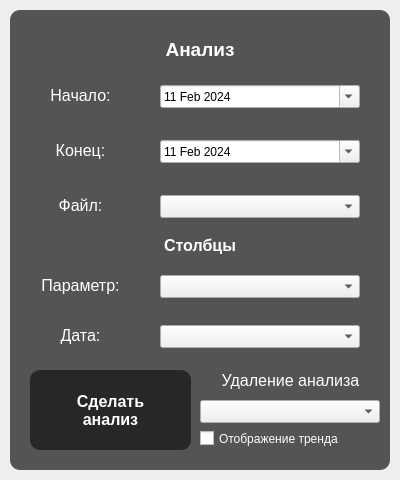
      <widget class="QWidget" name="review">
       <attribute name="title">
        <string>Анализ</string>
       </attribute>
       <layout class="QHBoxLayout" name="horizontalLayout_2">
        <property name="leftMargin">
         <number>0</number>
        </property>
        <property name="topMargin">
         <number>0</number>
        </property>
        <property name="rightMargin">
         <number>0</number>
        </property>
        <property name="bottomMargin">
         <number>0</number>
        </property>
        <item>
         <layout class="QHBoxLayout" name="rev">
          <item>
           <layout class="QHBoxLayout" name="rev_graph">
            <item>
             <widget class="QStackedWidget" name="background_5">
              <property name="autoFillBackground">
               <bool>false</bool>
              </property>
              <property name="styleSheet">
               <string notr="true">QStackedWidget{background-image: url('C:/Users/sasak/PycharmProjects/10_class_predprof/weather-photos/background/cloudy.png'); background-repeat: no-repeat; background-position: bottom; border-radius: 10%; background-width:700}</string>
              </property>
              <widget class="QWidget" name="stackedWidgetPage1_5">
               <layout class="QGridLayout" name="gridLayout_6" rowstretch="0" columnstretch="0">
                <property name="sizeConstraint">
                 <enum>QLayout::SetDefaultConstraint</enum>
                </property>
                <property name="leftMargin">
                 <number>0</number>
                </property>
                <property name="topMargin">
                 <number>0</number>
                </property>
                <property name="rightMargin">
                 <number>0</number>
                </property>
                <property name="bottomMargin">
                 <number>0</number>
                </property>
                <property name="spacing">
                 <number>0</number>
                </property>
                <item row="0" column="0">
                 <widget class="QGroupBox" name="groupBox_7">
                  <property name="minimumSize">
                   <size>
                    <width>400</width>
                    <height>480</height>
                   </size>
                  </property>
                  <property name="maximumSize">
                   <size>
                    <width>400</width>
                    <height>480</height>
                   </size>
                  </property>
                  <property name="font">
                   <font>
                    <kerning>true</kerning>
                   </font>
                  </property>
                  <property name="autoFillBackground">
                   <bool>false</bool>
                  </property>
                  <property name="styleSheet">
                   <string notr="true">QGroupBox{border:r}</string>
                  </property>
                  <property name="title">
                   <string/>
                  </property>
                  <widget class="QListWidget" name="listWidget_5">
                   <property name="geometry">
                    <rect>
                     <x>10</x>
                     <y>10</y>
                     <width>380</width>
                     <height>460</height>
                    </rect>
                   </property>
                   <property name="minimumSize">
                    <size>
                     <width>380</width>
                     <height>460</height>
                    </size>
                   </property>
                   <property name="maximumSize">
                    <size>
                     <width>380</width>
                     <height>460</height>
                    </size>
                   </property>
                   <property name="styleSheet">
                    <string notr="true">QListWidget{ background-color: rgba(20, 20, 20, 180); border-radius: 10%;}</string>
                   </property>
                  </widget>
                  <widget class="QDateEdit" name="review_begin">
                   <property name="geometry">
                    <rect>
                     <x>160</x>
                     <y>85</y>
                     <width>200</width>
                     <height>23</height>
                    </rect>
                   </property>
                   <property name="dateTime">
                    <datetime>
                     <hour>0</hour>
                     <minute>0</minute>
                     <second>0</second>
                     <year>2024</year>
                     <month>2</month>
                     <day>11</day>
                    </datetime>
                   </property>
                   <property name="calendarPopup">
                    <bool>true</bool>
                   </property>
                  </widget>
                  <widget class="QLabel" name="label_7">
                   <property name="geometry">
                    <rect>
                     <x>10</x>
                     <y>10</y>
                     <width>380</width>
                     <height>78</height>
                    </rect>
                   </property>
                   <property name="font">
                    <font>
                     <pointsize>14</pointsize>
                     <weight>75</weight>
                     <bold>true</bold>
                    </font>
                   </property>
                   <property name="styleSheet">
                    <string notr="true">QLabel{color:white}</string>
                   </property>
                   <property name="text">
                    <string>Анализ</string>
                   </property>
                   <property name="alignment">
                    <set>Qt::AlignCenter</set>
                   </property>
                  </widget>
                  <widget class="QLabel" name="label_8">
                   <property name="geometry">
                    <rect>
                     <x>30</x>
                     <y>80</y>
                     <width>101</width>
                     <height>31</height>
                    </rect>
                   </property>
                   <property name="font">
                    <font>
                     <pointsize>12</pointsize>
                     <weight>50</weight>
                     <bold>false</bold>
                    </font>
                   </property>
                   <property name="styleSheet">
                    <string notr="true">QLabel{color:white}</string>
                   </property>
                   <property name="text">
                    <string>Начало:</string>
                   </property>
                   <property name="alignment">
                    <set>Qt::AlignCenter</set>
                   </property>
                  </widget>
                  <widget class="QLabel" name="label_9">
                   <property name="geometry">
                    <rect>
                     <x>30</x>
                     <y>135</y>
                     <width>101</width>
                     <height>31</height>
                    </rect>
                   </property>
                   <property name="font">
                    <font>
                     <pointsize>12</pointsize>
                     <weight>50</weight>
                     <bold>false</bold>
                    </font>
                   </property>
                   <property name="styleSheet">
                    <string notr="true">QLabel{color:white}</string>
                   </property>
                   <property name="text">
                    <string>Конец:</string>
                   </property>
                   <property name="alignment">
                    <set>Qt::AlignCenter</set>
                   </property>
                  </widget>
                  <widget class="QDateEdit" name="review_finish">
                   <property name="geometry">
                    <rect>
                     <x>160</x>
                     <y>140</y>
                     <width>200</width>
                     <height>23</height>
                    </rect>
                   </property>
                   <property name="dateTime">
                    <datetime>
                     <hour>0</hour>
                     <minute>0</minute>
                     <second>0</second>
                     <year>2024</year>
                     <month>2</month>
                     <day>11</day>
                    </datetime>
                   </property>
                   <property name="calendarPopup">
                    <bool>true</bool>
                   </property>
                  </widget>
                  <widget class="QComboBox" name="review_files">
                   <property name="geometry">
                    <rect>
                     <x>160</x>
                     <y>195</y>
                     <width>200</width>
                     <height>23</height>
                    </rect>
                   </property>
                   <property name="currentText">
                    <string/>
                   </property>
                   <property name="maxVisibleItems">
                    <number>200</number>
                   </property>
                  </widget>
                  <widget class="QLabel" name="label_11">
                   <property name="geometry">
                    <rect>
                     <x>30</x>
                     <y>190</y>
                     <width>101</width>
                     <height>31</height>
                    </rect>
                   </property>
                   <property name="font">
                    <font>
                     <pointsize>12</pointsize>
                     <weight>50</weight>
                     <bold>false</bold>
                    </font>
                   </property>
                   <property name="styleSheet">
                    <string notr="true">QLabel{color:white}</string>
                   </property>
                   <property name="text">
                    <string>Файл:</string>
                   </property>
                   <property name="alignment">
                    <set>Qt::AlignCenter</set>
                   </property>
                  </widget>
                  <widget class="QLabel" name="label_12">
                   <property name="geometry">
                    <rect>
                     <x>30</x>
                     <y>270</y>
                     <width>101</width>
                     <height>31</height>
                    </rect>
                   </property>
                   <property name="font">
                    <font>
                     <pointsize>12</pointsize>
                     <weight>50</weight>
                     <bold>false</bold>
                    </font>
                   </property>
                   <property name="styleSheet">
                    <string notr="true">QLabel{color:white}</string>
                   </property>
                   <property name="text">
                    <string>Параметр:</string>
                   </property>
                   <property name="alignment">
                    <set>Qt::AlignCenter</set>
                   </property>
                  </widget>
                  <widget class="QComboBox" name="review_col">
                   <property name="geometry">
                    <rect>
                     <x>160</x>
                     <y>275</y>
                     <width>200</width>
                     <height>23</height>
                    </rect>
                   </property>
                   <property name="maxVisibleItems">
                    <number>200</number>
                   </property>
                  </widget>
                  <widget class="QPushButton" name="make_review">
                   <property name="geometry">
                    <rect>
                     <x>30</x>
                     <y>370</y>
                     <width>161</width>
                     <height>80</height>
                    </rect>
                   </property>
                   <property name="font">
                    <font>
                     <pointsize>12</pointsize>
                     <weight>75</weight>
                     <bold>true</bold>
                    </font>
                   </property>
                   <property name="styleSheet">
                    <string notr="true">QPushButton{ background-color: rgba(20, 20, 20, 180); border-radius: 10%;color: white }</string>
                   </property>
                   <property name="text">
                    <string>Сделать
анализ</string>
                   </property>
                  </widget>
                  <widget class="QLabel" name="label_10">
                   <property name="geometry">
                    <rect>
                     <x>190</x>
                     <y>365</y>
                     <width>201</width>
                     <height>31</height>
                    </rect>
                   </property>
                   <property name="font">
                    <font>
                     <pointsize>12</pointsize>
                     <weight>50</weight>
                     <bold>false</bold>
                    </font>
                   </property>
                   <property name="styleSheet">
                    <string notr="true">QLabel{color:white}</string>
                   </property>
                   <property name="text">
                    <string>Удаление анализа</string>
                   </property>
                   <property name="alignment">
                    <set>Qt::AlignCenter</set>
                   </property>
                  </widget>
                  <widget class="QLabel" name="label_13">
                   <property name="geometry">
                    <rect>
                     <x>30</x>
                     <y>320</y>
                     <width>101</width>
                     <height>31</height>
                    </rect>
                   </property>
                   <property name="font">
                    <font>
                     <pointsize>12</pointsize>
                     <weight>50</weight>
                     <bold>false</bold>
                    </font>
                   </property>
                   <property name="styleSheet">
                    <string notr="true">QLabel{color:white}</string>
                   </property>
                   <property name="text">
                    <string>Дата:</string>
                   </property>
                   <property name="alignment">
                    <set>Qt::AlignCenter</set>
                   </property>
                  </widget>
                  <widget class="QComboBox" name="review_date">
                   <property name="geometry">
                    <rect>
                     <x>160</x>
                     <y>325</y>
                     <width>200</width>
                     <height>23</height>
                    </rect>
                   </property>
                   <property name="maxVisibleItems">
                    <number>200</number>
                   </property>
                  </widget>
                  <widget class="QLabel" name="label_14">
                   <property name="geometry">
                    <rect>
                     <x>10</x>
                     <y>220</y>
                     <width>380</width>
                     <height>51</height>
                    </rect>
                   </property>
                   <property name="font">
                    <font>
                     <pointsize>12</pointsize>
                     <weight>75</weight>
                     <bold>true</bold>
                    </font>
                   </property>
                   <property name="styleSheet">
                    <string notr="true">QLabel{color:white}</string>
                   </property>
                   <property name="text">
                    <string>Столбцы</string>
                   </property>
                   <property name="alignment">
                    <set>Qt::AlignCenter</set>
                   </property>
                  </widget>
                  <widget class="QComboBox" name="review_del">
                   <property name="geometry">
                    <rect>
                     <x>200</x>
                     <y>400</y>
                     <width>180</width>
                     <height>23</height>
                    </rect>
                   </property>
                   <property name="maxVisibleItems">
                    <number>200</number>
                   </property>
                  </widget>
                  <widget class="QCheckBox" name="trend_show">
                   <property name="geometry">
                    <rect>
                     <x>200</x>
                     <y>430</y>
                     <width>171</width>
                     <height>17</height>
                    </rect>
                   </property>
                   <property name="styleSheet">
                    <string notr="true">color:white</string>
                   </property>
                   <property name="text">
                    <string>Отображение тренда</string>
                   </property>
                  </widget>
                 </widget>
                </item>
               </layout>
              </widget>
             </widget>
            </item>
           </layout>
          </item>
         </layout>
        </item>
       </layout>
      </widget>
